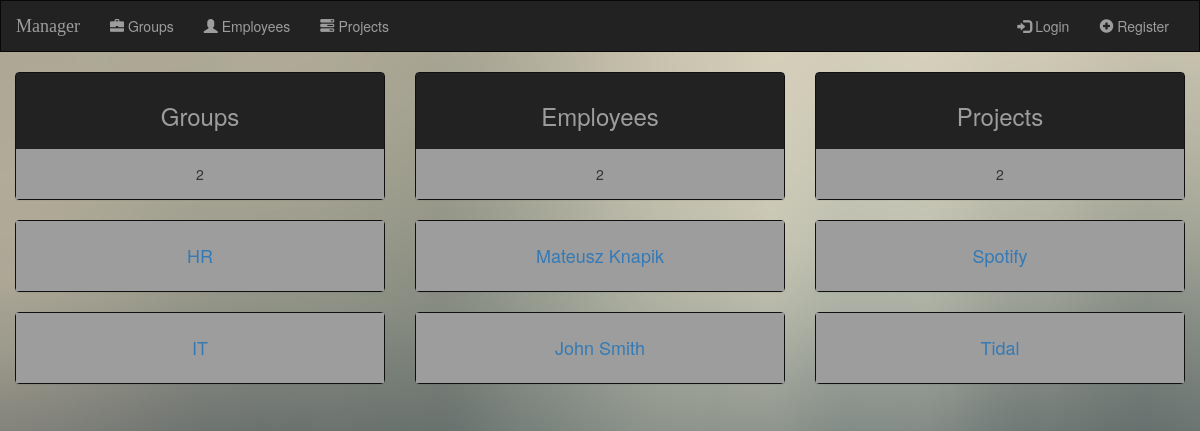
/manager/, run on the app's committed database.
### manager/models.py (models this page shows, shortened)
class Group(models.Model):
    name = models.CharField(max_length=100)
    description = models.CharField(max_length=500)
    photo = models.FileField()

class Employee(models.Model):
    user = models.OneToOneField(User, on_delete=models.CASCADE, primary_key=True)
    name = models.CharField(max_length=100)
    surname = models.CharField(max_length=100)
    photo = models.FileField(null=True)
    salary = models.IntegerField(null=True)
    group = models.ForeignKey(Group, on_delete=models.SET_NULL, blank=True, null=True)
    projects = models.ManyToManyField(Project, blank=True)

class Project(models.Model):
    name = models.CharField(max_length=250)
    description = models.CharField(max_length=500)
    budget = models.IntegerField()

### manager/views.py (the view)
class HomeView(generic.TemplateView):
    template_name = 'manager/home.html'
    def get_context_data(self, **kwargs):
        context = super(HomeView, self).get_context_data(**kwargs)
        context['group_count'] = Group.objects.count()
        context['employee_count'] = Employee.objects.count() - 1
        context['project_count'] = Project.objects.count()
        context['groups'] = Group.objects.all()
        context['employees'] = Employee.objects.all()
        context['projects'] = Project.objects.all()
        return context

### manager/templatetags/ifmatches.py (called while the page is built)
@register.tag
def ifmatches(parser, token):
    lst = token.split_contents()
    val = lst[1]
    regex = lst[2]
    nodelist_true = parser.parse(('else','endifmatches',))
    token = parser.next_token()
    if token.contents == 'else':
        nodelist_false = parser.parse(('endifmatches',))
        parser.delete_first_token()
    else:
        nodelist_false = template.NodeList()
    return MatchesRegexNode(nodelist_true, nodelist_false, val, regex)

    def render(self, context):
        val = self.val.resolve(context)
        if re.search(self.regex, val):
            return self.nodelist_true.render(context)
        else:
            return self.nodelist_false.render(context)

### manager/templates/manager/home.html (shortened to what this page needs)
{% extends 'manager/base.html' %}
{% block body %}
    <div class="row content">
        <div class="col-sm-4 text-center">
            <div class="panel panel-default">
                <div class="panel-heading"><h3>Groups</h3></div>
                <div class="panel-body">
                    {{ group_count }}
                </div>
            </div>
            {% for group in groups %}
                <div class="panel panel-default">
                    <div class="panel-body">
                            <a href="{% url 'manager:group' group.id %}">
                                <h4>{{ group.name }}</h4>
                            </a>
                    </div>
                </div>
            {% endfor %}
        </div>
        <div class="col-sm-4 text-center">
            <div class="panel panel-default">
                <div class="panel-heading"><h3>Employees</h3></div>
                <div class="panel-body">
                    {{ employee_count }}
                </div>
            </div>
            {% for employee in employees %}
                {% if not employee.user.is_superuser %}
                    <div class="panel panel-default">
                        <div class="panel-body">
                                <a href="{% url 'manager:employee' employee.user.id %}">
                                    <h4>{{ employee.name }} {{ employee.surname }}</h4>
                                </a>
                        </div>
                    </div>
                {% endif %}
            {% endfor %}
        </div>
        <div class="col-sm-4 text-center">
            <div class="panel panel-default">
                <div class="panel-heading"><h3>Projects</h3></div>
                <div class="panel-body">
                    {{ project_count }}
                </div>
            </div>
            {% for project in projects %}
                <div class="panel panel-default">
                    <div class="panel-body">
                            <a href="{% url 'manager:project' project.id %}">
                                <h4>{{ project.name }}</h4>
                            </a>
                    </div>
                </div>
            {% endfor %}
        </div>
    </div>
{% endblock %}

### manager/static/manager/style.css (style rules this page uses)
body { background: white url("images/background3.jpg"); background-attachment: fixed; }
.row { margin: 0 0; }
.panel-default { border-color: #101010; }
.panel-heading { border-radius: 0; }
.panel-default>.panel-heading { background-color: #222222; color: #9D9D9D; border: none; }
.panel-default>.panel-body { background-color: #9D9D9D; }

### data on the page
Group: name "HR"
Group: name "IT"
Employee: name "Mateusz", surname "Knapik"
Employee: name "John", surname "Smith"
Project: name "Spotify"
Project: name "Tidal"

### other printed values
{{ group_count }} "2"
{{ employee_count }} "2"
{{ project_count }} "2"
